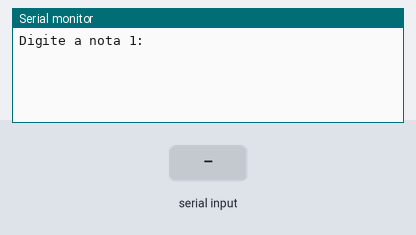
This sketch was run on a simulated Arduino Uno, built with avr-gcc and run on an emulated ATmega328P. Shown: the last lines printed to the serial monitor. Inputs (shaded band) come from the test bench.

Above: at 2.2 s.
2.3 s: "90,45,200\n" received over Serial
At 4.3 s:
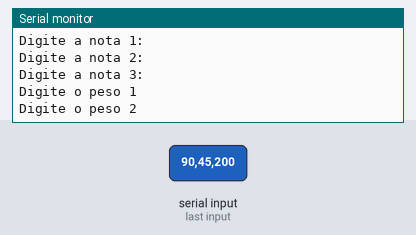
4.8 s: "30,150,10\n" received over Serial
At 5.6 s:
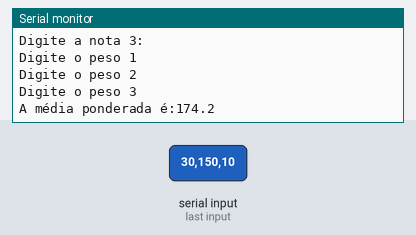
Timing chart, 0 to 7.8 s (numbered marks = the images above; inputs shaded):
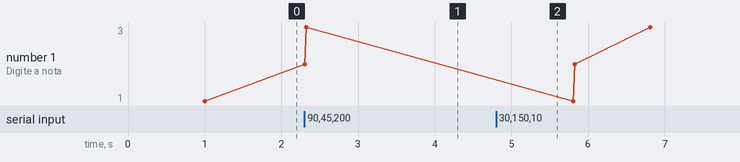

The sketch:

Entrada_Dados_Media_Novo.ino
```cpp
/*Declaração das variavéis /
números Reais*/
float N1, N2, N3, P1, P2, P3, M;

void setup() {
 //Inicia a comunicação com o Serial Monitor
 Serial.begin(9600);

 delay(1000); //Espera estratégica

}

void loop() {
 Serial.println("Digite a nota 1:");

//while = comando de repetição "enquanto"
 while(Serial.available() == 0){
 //Aguarda a entrada de valores do usuário
  }


 N1 = Serial.parseFloat();

 Serial.println("Digite a nota 2:");
 while(Serial.available() == 0){
 //Aguarda a entrada da nota 2
 }

 N2 = Serial.parseFloat();

 Serial.println("Digite a nota 3:");
 while(Serial.available() == 0){
 //Aguarda a entrada da nota 3
 }

 N3 = Serial.parseFloat();


 //Atribuição dos pesos
 Serial.println("Digite o peso 1");
 while(Serial.available() == 0){
  //Aguarda a entrada do peso 1

 }
 P1 = Serial.parseFloat();

 //Atribuição dos pesos
 Serial.println("Digite o peso 2");
 while(Serial.available() == 0){
  //Aguarda a entrada do peso 2
 }
  P2 = Serial.parseFloat();

 //Atribuição dos pesos
 Serial.println("Digite o peso 3");
 while(Serial.available() == 0){
  //Aguarda a entrada do peso 3
 }
  P3 = Serial.parseFloat();

 //Cálculo da média ponderada:
 M = (N1*P1 + N2*P2 + N3*P3) / (P1 + P2 + P3);

 //Exibe o valor da média calculada
 Serial.print("A média ponderada é:");
 Serial.println(M, 1);
 delay(1000);
}


//Criando uma função chamada
float aguardaEntrada(){
  while(!Serial.available()){
    //Aguarda até que um valor seja digitado
  }

  //Retornar o valor digitado no serial em tipo float
  return Serial.parseFloat();


}
```

Measured:
- after the input at 2.3 s, the serial monitor: prints a new line at once (image 1)
- after the input at 4.8 s, the serial monitor: prints a new line at once (image 2)
- plotted number 1: 1 → 3 after the input at 2.3 s
